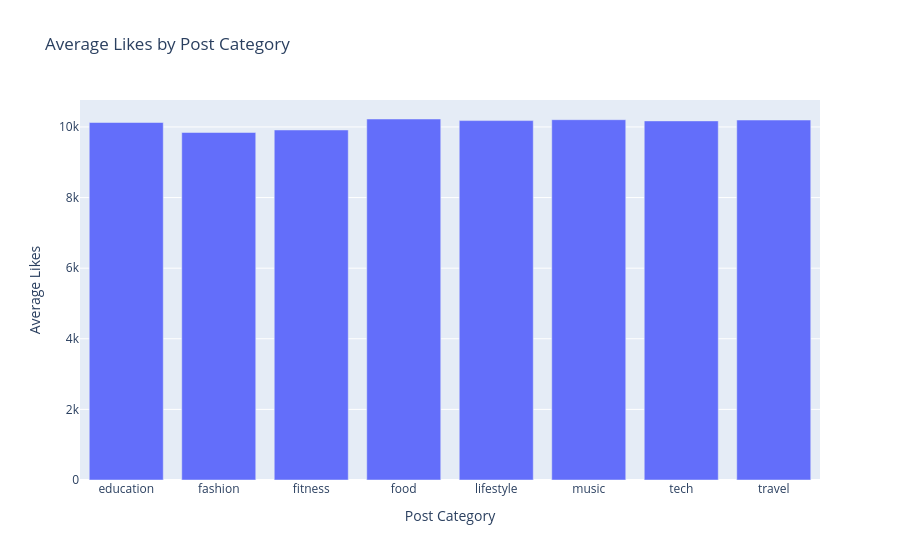

Notebook code for this chart:
### Markdown cell above
#### 14. Interactive Bar Chart – Average Likes by Category

### Code cell
category_data = (
    df_cleaned.groupby('post_category')['likes']
    .mean()
    .reset_index()
)

fig = px.bar(
    category_data,
    x='post_category',
    y='likes',
    title='Average Likes by Post Category',
    labels={
        'post_category': 'Post Category',
        'likes': 'Average Likes'
    }
)

fig.show()

### Figure 1 — Plotly figure (JSON) as saved in the notebook; plotly's stock layout.template omitted (floating-point values rounded to 4 significant figures)
{"data": [{"hovertemplate": "Post Category=%{x}<br>Average Likes=%{y}<extra></extra>", "legendgroup": "", "marker": {"color": "#636efa", "pattern": {"shape": ""}}, "name": "", "orientation": "v", "showlegend": false, "textposition": "auto", "type": "bar", "x": ["education", "fashion", "fitness", "food", "lifestyle", "music", "tech", "travel"], "xaxis": "x", "y": [10130.0, 9843.0, 9915.0, 10230.0, 10180.0, 10210.0, 10170.0, 10200.0], "yaxis": "y"}], "layout": {"barmode": "relative", "legend": {"tracegroupgap": 0}, "title": {"text": "Average Likes by Post Category"}, "xaxis": {"anchor": "y", "domain": [0, 1], "title": {"text": "Post Category"}}, "yaxis": {"anchor": "x", "domain": [0, 1], "title": {"text": "Average Likes"}}}}
